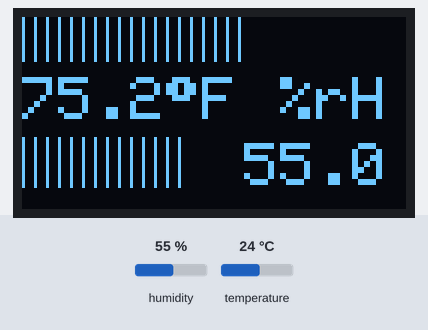
Recording of a sketch running on a simulated ESP8266 (NodeMCU). Shown: 128×64 one-colour display. The test bench sets the inputs (shaded band); at power-on: humidity 55 %, temperature 24 °C. WiFi joins after 1.5 s; servers stay silent unless stated; what the sketch prints to the serial monitor is not drawn.

Above: at 1.3 s.
1.4 s: humidity set to 22 %
At 2.7 s:
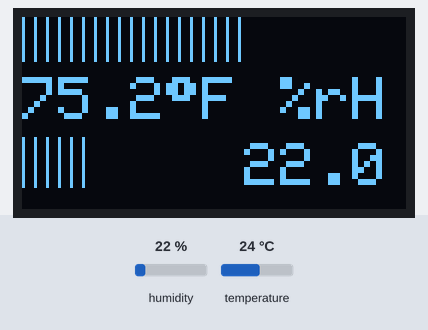
3.0 s: temperature set to 12 °C
At 4.1 s:
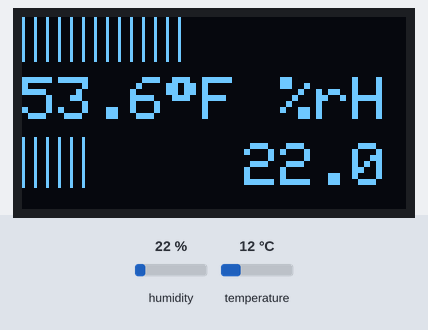
4.5 s: humidity set to 40 %
At 5.8 s:
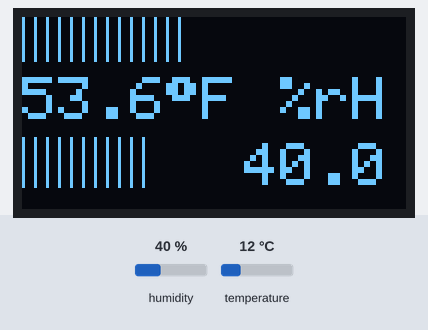
6.1 s: temperature set to 19 °C
At 7.1 s:
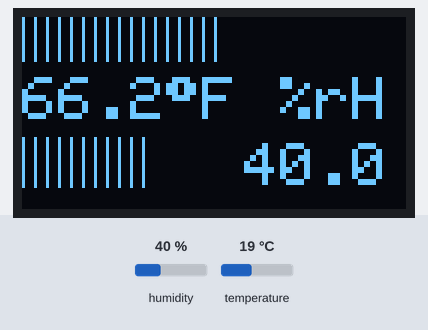
Timing chart, 0 to 8.6 s (numbered marks = the images above; inputs shaded):
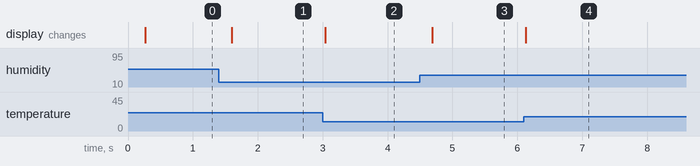

The sketch:

AHT20_SSD1306_THINGSPEAK.ino
```cpp
#define SSD1306_NO_SPLASH //no adafruit splash screen


//#include <OneWire.h>
#include <ThingSpeak.h>
#include <ESP8266WiFi.h>
#include <Wire.h>
#include <Adafruit_GFX.h>
#include <Adafruit_SSD1306.h>
#include <Adafruit_AHTX0.h>

#define SCREEN_WIDTH 128  // OLED display width, in pixels
#define SCREEN_HEIGHT 64  // OLED display height, in pixels
#define YELLOW_STRIP 14
#define BUFFER 8
#define FIRST_LINE 6 + YELLOW_STRIP  //The height in pixels for the first strip of screen colored yellow so that the first line starts in the 'second line'.
#define SECOND_LINE display.height() / 2 + 10
#define FIRST_COLUMN 0
#define SECOND_COLUMN display.width() / 2 + 10
#define OLED_RESET -1        // Reset pin # (or -1 if sharing Arduino reset pin)
#define SCREEN_ADDRESS 0x3C  ///< See datasheet for Address; 0x3D for 128x64, 0x3C for 128x32
#define XLENGTH 128
#define QUAD 16

Adafruit_SSD1306 display(SCREEN_WIDTH, SCREEN_HEIGHT, &Wire, OLED_RESET);

//AHT sensor
Adafruit_AHTX0 aht;

//Wifi client
WiFiClient client;

// Define
int returncode = 0;
float tempF;
float TempFAHT;
float HAHT;  //Farenheit
float tmin = 50;
float tmax = 100;
float hmin = 50;
float hmax = 100;
int precision = 12;  // Precision of the sensor
int SuccessDelay = 600;
int FailureDelay = 240;
int DelayModifier = 100;

// Thingspeak Channel and API key
unsigned long myChannelNumber = 2407634;         // change this to your channel number
const char* myWriteAPIKey = "7RULZHQA528ANR8Z";  // change this to your channels write API key

// WiFi parameters to be configured
const char* ssid = "HomeSprinkler";   // Write here your router's username
const char* password = "8021880218";  // Write here your router's passward

void setup() {
  Serial.begin(115200);

  //Start the Display
  if (!display.begin(SSD1306_SWITCHCAPVCC, SCREEN_ADDRESS)) {
    Serial.println(F("SSD1306 allocation failed"));
    for (;;)
      ;  // Don't proceed, loop forever
  }
  display.cp437(true);
  display.clearDisplay();
  display.setTextColor(SSD1306_WHITE);
  display.display();
  // Show initial display buffer contents on the screen --
  // the library initializes this with an Adafruit splash screen.
  //WiFi Connect
  WiFi.begin(ssid, password);
  // while wifi not connected yet, print '.'
  // then after it connected, get out of the loop
  /*Serial.println();
  while (WiFi.status() != WL_CONNECTED) {
    delay(500);
    Serial.print(".");
  }
  */

  //print a new line, then print WiFi connected and the IP address
  display.setCursor(0, YELLOW_STRIP);
  Serial.println("WiFi connected: ");
  // Print the IP address
  Serial.println(WiFi.localIP());

  //AHT Sensor setup
  if (!aht.begin()) {
    Serial.println("Could not find AHT? Check wiring");
    while (1) delay(10);
  }
  Serial.println("AHT10 or AHT20 found");
  aht.getTemperatureSensor();
  delay(100);
  ThingSpeak.begin(client);
}

void loop() {
  gdmtemp();
  //*Set THingspeak Fields
  ThingSpeak.setField(3, TempFAHT);
  ThingSpeak.setField(4, HAHT);
  returncode = 0;
  returncode = ThingSpeak.writeFields(myChannelNumber, myWriteAPIKey);
  Serial.print("the first attempt raw return code is ");
  Serial.println(returncode);
  gdmtemp();

  //return code for rate limiting  at Thingspeak
  if (returncode == 210) {
    Serial.print("the return code is ");
    Serial.println(returncode);
    for (int t = 0; t <= FailureDelay; t += 1) {
      gdmtemp();
      delay(DelayModifier);
    }
    delay(DelayModifier);
    returncode = ThingSpeak.writeFields(myChannelNumber, myWriteAPIKey);
  }
  if (returncode == 200) {
    Serial.print("the return code is ");
    Serial.println(returncode);
    for (int t = 0; t <= SuccessDelay; t += 1) {
      gdmtemp();
      delay(DelayModifier);
    }
    delay(DelayModifier);
    returncode = ThingSpeak.writeFields(myChannelNumber, myWriteAPIKey);
  }
  if (returncode != 200) {
    Serial.print("the return code is ");
    Serial.println(returncode);
    Serial.println("If it failed this time it has failed on this loop");
    for (int t = 0; t <= FailureDelay; t += 1) {
      gdmtemp();
      delay(DelayModifier);
    }
    delay(DelayModifier);
    returncode = ThingSpeak.writeFields(myChannelNumber, myWriteAPIKey);
  }
}

void gdmtemp() {
  sensors_event_t humidity, temp;
  aht.getEvent(&humidity, &temp);  // populate temp and humidity objects with fresh data
  //Calc the temps
  TempFAHT = (temp.temperature * 1.8) + 32;
  HAHT = humidity.relative_humidity;
  //Print to ssd1306
  display.clearDisplay();
  display.setTextColor(SSD1306_WHITE);
  display.setTextSize(2);
  display.setCursor(FIRST_COLUMN, FIRST_LINE);
  display.print(TempFAHT, 1);
  display.print((char)248);  // shows degree symbol
  display.print("F");
  display.setCursor(FIRST_COLUMN, SECOND_LINE);
  display.setCursor(SECOND_COLUMN, FIRST_LINE);
  display.print(" %rH");
  display.setCursor(SECOND_COLUMN, SECOND_LINE);
  display.println(HAHT, 1);

  //METER DISPLAY
  //TEMP
  for (int16_t i = 0; i <= TempFAHT; i += 4) {
    display.drawLine(i, 0, i, YELLOW_STRIP, SSD1306_WHITE);
  }
  //METER DISPLAY
  //rH
  for (int16_t i = 0; i <= HAHT; i += 4) {
    display.drawLine(i, display.height() - BUFFER, i, (display.height() / 2) + BUFFER, SSD1306_WHITE);
  }
  display.display();
}
```

Measured:
- after the input at 1.4 s, the display: changes after 0.20 s (image 1)
- after the input at 3.0 s, the display: changes at once (image 2)
- after the input at 4.5 s, the display: changes after 0.19 s (image 3)
- after the input at 6.1 s, the display: changes at once (image 4)
